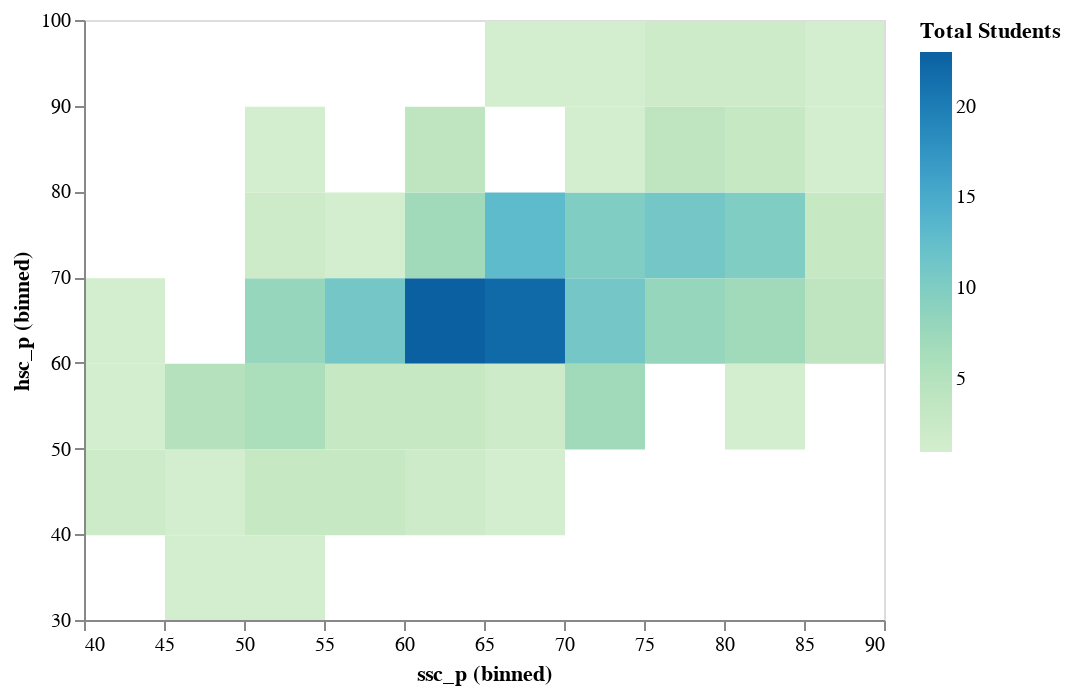

Write notebook code for a chart like this one.
### Code cell
# interactive heatmap
alt.Chart(df).mark_rect().encode(
alt.X('ssc_p', bin=True),
alt.Y('hsc_p', bin=True),
alt.Color('count()',
scale=alt.Scale(scheme='greenblue'),
legend=alt.Legend(title='Total Students'),
)
).interactive()

### Figure 1 — Vega-Lite specification as saved in the notebook (floating-point values rounded to 4 significant figures; data arrays with more than 128 entries replaced by an {"elided": "..."} marker saying what was removed)
{"config": {"view": {"continuousWidth": 400, "continuousHeight": 300}}, "data": {"name": "data-eab38aa42622f99001d0625e19ba0f80"}, "mark": "rect", "encoding": {"color": {"aggregate": "count", "legend": {"title": "Total Students"}, "scale": {"scheme": "greenblue"}, "type": "quantitative"}, "x": {"bin": true, "field": "ssc_p", "type": "quantitative"}, "y": {"bin": true, "field": "hsc_p", "type": "quantitative"}}, "selection": {"selector004": {"type": "interval", "bind": "scales", "encodings": ["x", "y"]}}, "$schema": "https://vega.github.io/schema/vega-lite/v4.17.0.json", "datasets": {"data-eab38aa42622f99001d0625e19ba0f80": {"elided": "215 records"}}}
